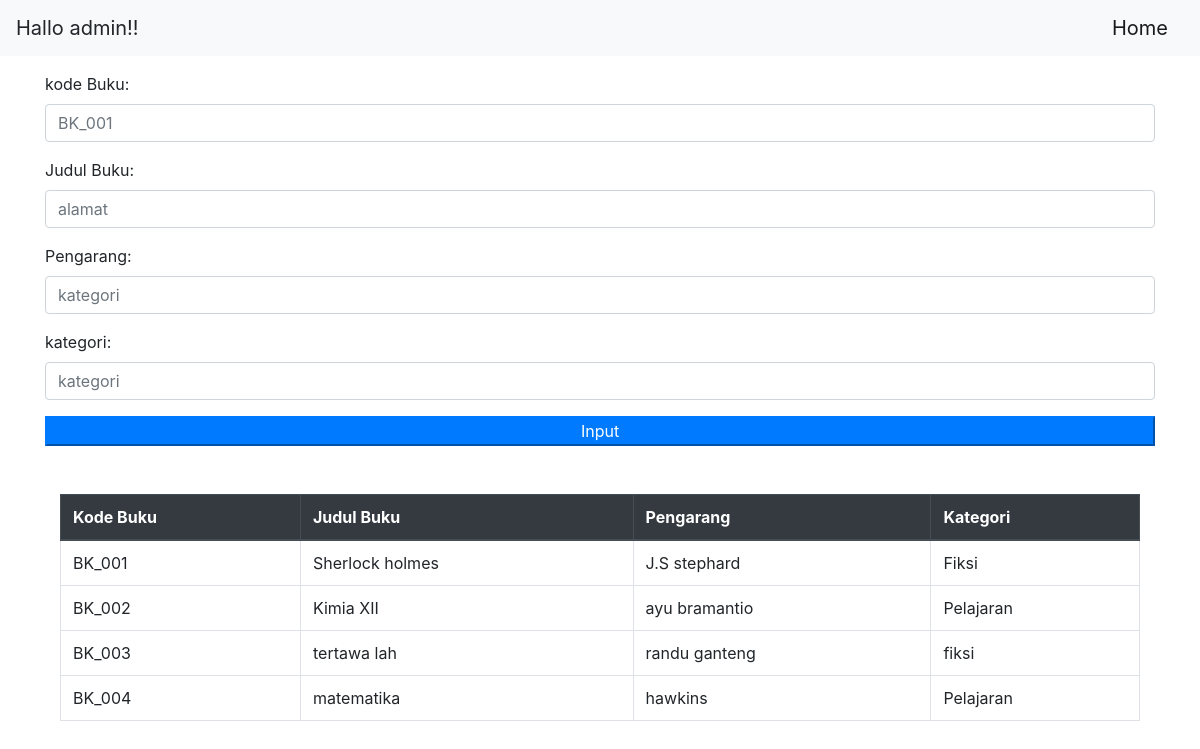
Screenshot of /judul_buku.php with the database file from the repository.
### tables this page shows
CREATE TABLE `daftar_buku` (
  `kode_buku` varchar(100) NOT NULL,
  `judul_buku` varchar(100) NOT NULL,
  `pengarang` varchar(100) NOT NULL,
  `kategori` varchar(100) NOT NULL
);

### judul_buku.php (the view, shortened to what this page needs)
<?php
include "koneksi.php";
$tabel = mysqli_query($conn,"SELECT * FROM daftar_buku ORDER BY kode_buku ASC");
?>
<html>
<head>
<link rel="stylesheet" href="css/bootstrap.min.css">
</head>
<body>
<nav class="navbar navbar-light bg-light">
        <a class="navbar-brand">Hallo admin!!</a>
        <a class="navbar-brand ml-auto" href="index_admin.php">Home</a>
    </nav>
    <div class="container mt-3">
    <form action="" method="post">
        <div class="form-group">
        <label> kode Buku:</label>
            <input type="text" name="kd_buku" class="form-control" placeholder="BK_001" required>
        </div>
        <div class="form-group">
        <label> Judul Buku:</label>
            <input type="text" name="judul" class="form-control" placeholder="alamat" required>
        </div>
        <div class="form-group">
        <label> Pengarang:</label>
            <input type="text" name="pengarang" class="form-control" placeholder="kategori" required>
        </div>
        <div class="form-group">
        <label> kategori:</label>
            <input type="text" name="kategori" class="form-control" placeholder="kategori" required>
        </div>
        <div class="form-group">
            <button type="submit" name="submit" class="tn btn-primary btn-block"> Input</button>
        </div>
        <div class="container-fluid mt-5">
        <table class="table table-bordered table-responsive-sm">
            <thead class="thead-dark">
                <tr>
                    <th scope="col">Kode Buku</th>
                    <th scope="col">Judul Buku</th>
                    <th scope="col">Pengarang</th>
                    <th scope="col">Kategori</th>
                </tr>
            </thead>
            <tbody>
                <?php
            foreach ($tabel as $row){
               echo "<tr>
            <td>".$row['kode_buku']."</td>
            <td>".$row['judul_buku']."</td>
            <td>".$row['pengarang']."</td>
            <td>".$row['kategori']."</td>
              </tr>";
    }
    ?>
            </tbody>
        </table>
    </div>
</form>
</div>
</body>
</html>

### rows the page displays
daftar_buku: kode_buku "BK_001", judul_buku "Sherlock holmes", pengarang "J.S stephard", kategori "Fiksi"
daftar_buku: kode_buku "BK_002", judul_buku "Kimia XII", pengarang "ayu bramantio", kategori "Pelajaran"
daftar_buku: kode_buku "BK_003", judul_buku "tertawa lah", pengarang "randu ganteng", kategori "fiksi"
daftar_buku: kode_buku "BK_004", judul_buku "matematika", pengarang "hawkins", kategori "Pelajaran"
